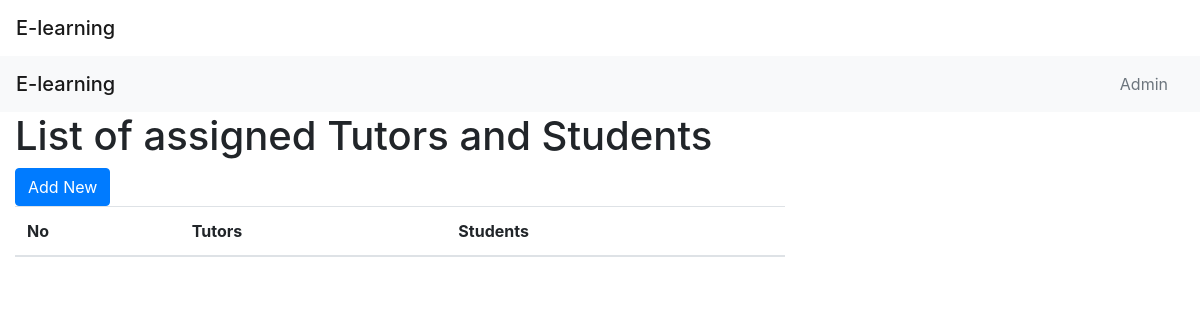
The page /misc/allocate.php on the database as committed earlier.
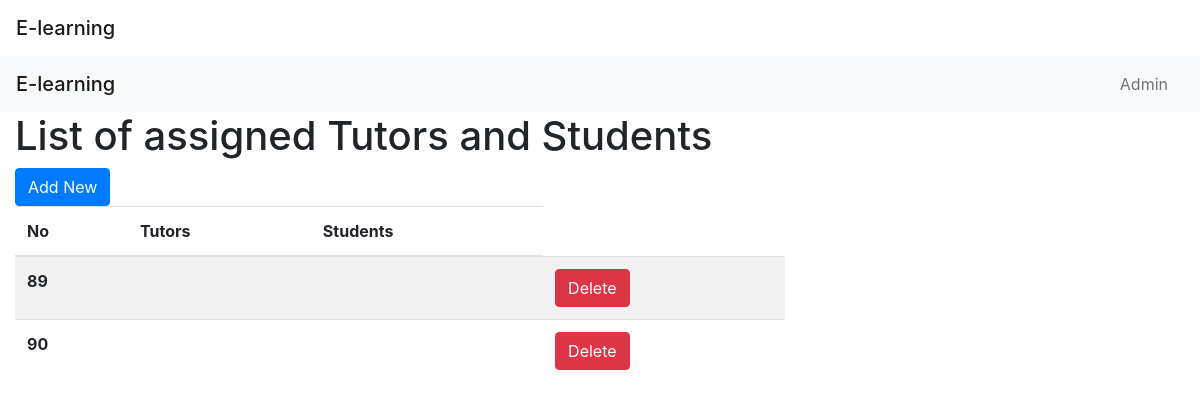
The same page on the database as committed later.
### tables this page shows
CREATE TABLE `allocate` (
  `allocateId` int(11) NOT NULL,
  `allocate_tutor` varchar(225) NOT NULL,
  `allocate_student` varchar(225) NOT NULL
);

### include/function.php (called while the page is built, shortened)
<?php
include_once 'database.php';
function query($sql) {
  global $connection;
  return mysqli_query($connection, $sql);
}
 ?>

### misc/allocate.php (the view, shortened to what this page needs)
<?php include ('./include/database.php'); ?>
<?php include ('./include/function.php'); ?>
<?php include ('include/header.php'); ?>
 <?php include ('include/navigation.php'); ?>
  <div class="col-md-8">
          <h1>List of assigned Tutors and Students</h1>
  <div class="col-xs-4">
    <a class="btn btn-primary" href="assignForm.php" >Add New</a>
</div>
<table class="table table-striped">
  <thead>
    <tr>
      <th scope="col">No</th>
      <th scope="col">Tutors</th>
      <th scope="col">Students</th>
    </tr>
  </thead>
  <tbody>
<?php
  $query = query("SELECT * FROM allocate");
    while($row = mysqli_fetch_assoc($query)){
      $allocateId = $row['allocateId'];
      $allocate_tutorId = $row['allocate_tutorId'];
      $allocate_studId = $row['allocate_studId'];
      echo "<tr>";
      echo "<th scope='row'>$allocateId</th>";
      echo "<th>$allocate_tutorId</th>";
      echo "<th>$allocate_studId</th>";
      echo "<td><a href='allocate.php?delete={$allocateId}' class='btn btn-danger' onclick='check_delete()'>Delete</a></td>";
      echo "</tr>";
    }
?>
  </tbody>
</table>
  </div>

Rows that differ between the two databases and show on the page:
added allocate: allocateId "89"
added allocate: allocateId "90"
